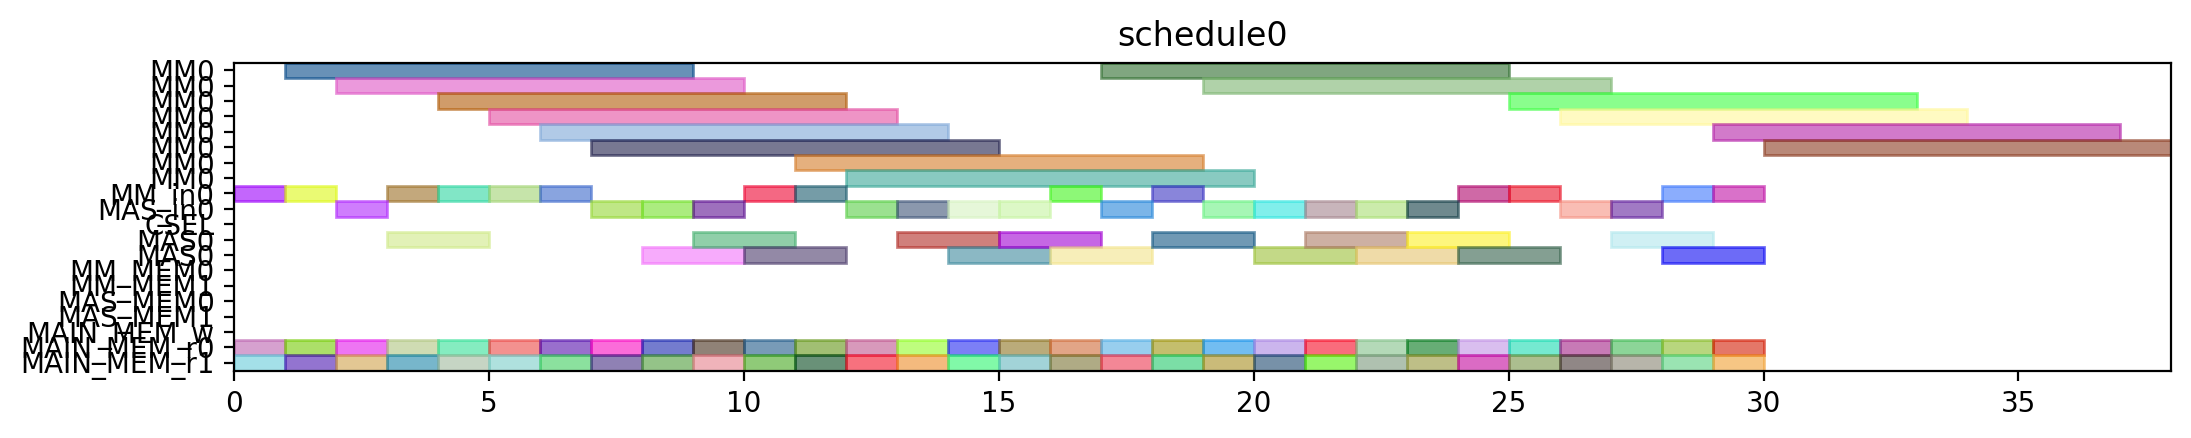

This chart was generated by the following Python code:
from pyschedule import Scenario, solvers, plotters, alt


def solve():
	horizon = 120
	S = Scenario("schedule0", horizon=horizon)

	# resource
	MM = S.Resources('MM', num=1, size=8)
	MM_in = S.Resources('MM_in', num=1)
	MAS_in = S.Resources('MAS_in', num=1)
	CSEL = S.Resource('CSEL')
	MAS = S.Resources('MAS', num=1, size=2, periods=range(1, horizon))
	MM_MEM = S.Resources('MM_MEM', num=2)
	MAS_MEM = S.Resources('MAS_MEM', num=2)
	MAIN_MEM_w = S.Resource('MAIN_MEM_w', size=1)
	MAIN_MEM_r = S.Resources('MAIN_MEM_r', num=2)

	# result of previous scheduling

	# new tasks
	r1_t0 = S.Task('r1_t0', length=8, delay_cost=1)
	r1_t0 += alt(MM)
	r1_t0_in = S.Task('r1_t0_in', length=1, delay_cost=1)
	r1_t0_in += alt(MM_in)
	S += r1_t0_in*MM_in[0]<=r1_t0*MM[0]
	r1_t0_mem0 = S.Task('r1_t0_mem0', length=1, delay_cost=1)
	r1_t0_mem0 += MAIN_MEM_r[0]
	S += r1_t0_mem0 <= r1_t0

	r1_t0_mem1 = S.Task('r1_t0_mem1', length=1, delay_cost=1)
	r1_t0_mem1 += MAIN_MEM_r[1]
	S += r1_t0_mem1 <= r1_t0

	r1_t1 = S.Task('r1_t1', length=8, delay_cost=1)
	r1_t1 += alt(MM)
	r1_t1_in = S.Task('r1_t1_in', length=1, delay_cost=1)
	r1_t1_in += alt(MM_in)
	S += r1_t1_in*MM_in[0]<=r1_t1*MM[0]
	r1_t1_mem0 = S.Task('r1_t1_mem0', length=1, delay_cost=1)
	r1_t1_mem0 += MAIN_MEM_r[0]
	S += r1_t1_mem0 <= r1_t1

	r1_t1_mem1 = S.Task('r1_t1_mem1', length=1, delay_cost=1)
	r1_t1_mem1 += MAIN_MEM_r[1]
	S += r1_t1_mem1 <= r1_t1

	r1_t2 = S.Task('r1_t2', length=2, delay_cost=1)
	r1_t2 += alt(MAS)
	r1_t2_in = S.Task('r1_t2_in', length=1, delay_cost=1)
	r1_t2_in += alt(MAS_in)
	S += r1_t2_in*MAS_in[0]<=r1_t2*MAS[0]

	r1_t2_mem0 = S.Task('r1_t2_mem0', length=1, delay_cost=1)
	r1_t2_mem0 += MAIN_MEM_r[0]
	S += r1_t2_mem0 <= r1_t2

	r1_t2_mem1 = S.Task('r1_t2_mem1', length=1, delay_cost=1)
	r1_t2_mem1 += MAIN_MEM_r[1]
	S += r1_t2_mem1 <= r1_t2

	r1_t3 = S.Task('r1_t3', length=2, delay_cost=1)
	r1_t3 += alt(MAS)
	r1_t3_in = S.Task('r1_t3_in', length=1, delay_cost=1)
	r1_t3_in += alt(MAS_in)
	S += r1_t3_in*MAS_in[0]<=r1_t3*MAS[0]

	r1_t3_mem0 = S.Task('r1_t3_mem0', length=1, delay_cost=1)
	r1_t3_mem0 += MAIN_MEM_r[0]
	S += r1_t3_mem0 <= r1_t3

	r1_t3_mem1 = S.Task('r1_t3_mem1', length=1, delay_cost=1)
	r1_t3_mem1 += MAIN_MEM_r[1]
	S += r1_t3_mem1 <= r1_t3

	r3_t0 = S.Task('r3_t0', length=8, delay_cost=1)
	r3_t0 += alt(MM)
	r3_t0_in = S.Task('r3_t0_in', length=1, delay_cost=1)
	r3_t0_in += alt(MM_in)
	S += r3_t0_in*MM_in[0]<=r3_t0*MM[0]
	r3_t0_mem0 = S.Task('r3_t0_mem0', length=1, delay_cost=1)
	r3_t0_mem0 += MAIN_MEM_r[0]
	S += r3_t0_mem0 <= r3_t0

	r3_t0_mem1 = S.Task('r3_t0_mem1', length=1, delay_cost=1)
	r3_t0_mem1 += MAIN_MEM_r[1]
	S += r3_t0_mem1 <= r3_t0

	r3_t1 = S.Task('r3_t1', length=8, delay_cost=1)
	r3_t1 += alt(MM)
	r3_t1_in = S.Task('r3_t1_in', length=1, delay_cost=1)
	r3_t1_in += alt(MM_in)
	S += r3_t1_in*MM_in[0]<=r3_t1*MM[0]
	r3_t1_mem0 = S.Task('r3_t1_mem0', length=1, delay_cost=1)
	r3_t1_mem0 += MAIN_MEM_r[0]
	S += r3_t1_mem0 <= r3_t1

	r3_t1_mem1 = S.Task('r3_t1_mem1', length=1, delay_cost=1)
	r3_t1_mem1 += MAIN_MEM_r[1]
	S += r3_t1_mem1 <= r3_t1

	r3_t2 = S.Task('r3_t2', length=2, delay_cost=1)
	r3_t2 += alt(MAS)
	r3_t2_in = S.Task('r3_t2_in', length=1, delay_cost=1)
	r3_t2_in += alt(MAS_in)
	S += r3_t2_in*MAS_in[0]<=r3_t2*MAS[0]

	r3_t2_mem0 = S.Task('r3_t2_mem0', length=1, delay_cost=1)
	r3_t2_mem0 += MAIN_MEM_r[0]
	S += r3_t2_mem0 <= r3_t2

	r3_t2_mem1 = S.Task('r3_t2_mem1', length=1, delay_cost=1)
	r3_t2_mem1 += MAIN_MEM_r[1]
	S += r3_t2_mem1 <= r3_t2

	r3_t3 = S.Task('r3_t3', length=2, delay_cost=1)
	r3_t3 += alt(MAS)
	r3_t3_in = S.Task('r3_t3_in', length=1, delay_cost=1)
	r3_t3_in += alt(MAS_in)
	S += r3_t3_in*MAS_in[0]<=r3_t3*MAS[0]

	r3_t3_mem0 = S.Task('r3_t3_mem0', length=1, delay_cost=1)
	r3_t3_mem0 += MAIN_MEM_r[0]
	S += r3_t3_mem0 <= r3_t3

	r3_t3_mem1 = S.Task('r3_t3_mem1', length=1, delay_cost=1)
	r3_t3_mem1 += MAIN_MEM_r[1]
	S += r3_t3_mem1 <= r3_t3

	r4_t0 = S.Task('r4_t0', length=8, delay_cost=1)
	r4_t0 += alt(MM)
	r4_t0_in = S.Task('r4_t0_in', length=1, delay_cost=1)
	r4_t0_in += alt(MM_in)
	S += r4_t0_in*MM_in[0]<=r4_t0*MM[0]
	r4_t0_mem0 = S.Task('r4_t0_mem0', length=1, delay_cost=1)
	r4_t0_mem0 += MAIN_MEM_r[0]
	S += r4_t0_mem0 <= r4_t0

	r4_t0_mem1 = S.Task('r4_t0_mem1', length=1, delay_cost=1)
	r4_t0_mem1 += MAIN_MEM_r[1]
	S += r4_t0_mem1 <= r4_t0

	r4_t1 = S.Task('r4_t1', length=8, delay_cost=1)
	r4_t1 += alt(MM)
	r4_t1_in = S.Task('r4_t1_in', length=1, delay_cost=1)
	r4_t1_in += alt(MM_in)
	S += r4_t1_in*MM_in[0]<=r4_t1*MM[0]
	r4_t1_mem0 = S.Task('r4_t1_mem0', length=1, delay_cost=1)
	r4_t1_mem0 += MAIN_MEM_r[0]
	S += r4_t1_mem0 <= r4_t1

	r4_t1_mem1 = S.Task('r4_t1_mem1', length=1, delay_cost=1)
	r4_t1_mem1 += MAIN_MEM_r[1]
	S += r4_t1_mem1 <= r4_t1

	r4_t2 = S.Task('r4_t2', length=2, delay_cost=1)
	r4_t2 += alt(MAS)
	r4_t2_in = S.Task('r4_t2_in', length=1, delay_cost=1)
	r4_t2_in += alt(MAS_in)
	S += r4_t2_in*MAS_in[0]<=r4_t2*MAS[0]

	r4_t2_mem0 = S.Task('r4_t2_mem0', length=1, delay_cost=1)
	r4_t2_mem0 += MAIN_MEM_r[0]
	S += r4_t2_mem0 <= r4_t2

	r4_t2_mem1 = S.Task('r4_t2_mem1', length=1, delay_cost=1)
	r4_t2_mem1 += MAIN_MEM_r[1]
	S += r4_t2_mem1 <= r4_t2

	r4_t3 = S.Task('r4_t3', length=2, delay_cost=1)
	r4_t3 += alt(MAS)
	r4_t3_in = S.Task('r4_t3_in', length=1, delay_cost=1)
	r4_t3_in += alt(MAS_in)
	S += r4_t3_in*MAS_in[0]<=r4_t3*MAS[0]

	r4_t3_mem0 = S.Task('r4_t3_mem0', length=1, delay_cost=1)
	r4_t3_mem0 += MAIN_MEM_r[0]
	S += r4_t3_mem0 <= r4_t3

	r4_t3_mem1 = S.Task('r4_t3_mem1', length=1, delay_cost=1)
	r4_t3_mem1 += MAIN_MEM_r[1]
	S += r4_t3_mem1 <= r4_t3

	r5_t0 = S.Task('r5_t0', length=8, delay_cost=1)
	r5_t0 += alt(MM)
	r5_t0_in = S.Task('r5_t0_in', length=1, delay_cost=1)
	r5_t0_in += alt(MM_in)
	S += r5_t0_in*MM_in[0]<=r5_t0*MM[0]
	r5_t0_mem0 = S.Task('r5_t0_mem0', length=1, delay_cost=1)
	r5_t0_mem0 += MAIN_MEM_r[0]
	S += r5_t0_mem0 <= r5_t0

	r5_t0_mem1 = S.Task('r5_t0_mem1', length=1, delay_cost=1)
	r5_t0_mem1 += MAIN_MEM_r[1]
	S += r5_t0_mem1 <= r5_t0

	r5_t1 = S.Task('r5_t1', length=8, delay_cost=1)
	r5_t1 += alt(MM)
	r5_t1_in = S.Task('r5_t1_in', length=1, delay_cost=1)
	r5_t1_in += alt(MM_in)
	S += r5_t1_in*MM_in[0]<=r5_t1*MM[0]
	r5_t1_mem0 = S.Task('r5_t1_mem0', length=1, delay_cost=1)
	r5_t1_mem0 += MAIN_MEM_r[0]
	S += r5_t1_mem0 <= r5_t1

	r5_t1_mem1 = S.Task('r5_t1_mem1', length=1, delay_cost=1)
	r5_t1_mem1 += MAIN_MEM_r[1]
	S += r5_t1_mem1 <= r5_t1

	r5_t2 = S.Task('r5_t2', length=2, delay_cost=1)
	r5_t2 += alt(MAS)
	r5_t2_in = S.Task('r5_t2_in', length=1, delay_cost=1)
	r5_t2_in += alt(MAS_in)
	S += r5_t2_in*MAS_in[0]<=r5_t2*MAS[0]

	r5_t2_mem0 = S.Task('r5_t2_mem0', length=1, delay_cost=1)
	r5_t2_mem0 += MAIN_MEM_r[0]
	S += r5_t2_mem0 <= r5_t2

	r5_t2_mem1 = S.Task('r5_t2_mem1', length=1, delay_cost=1)
	r5_t2_mem1 += MAIN_MEM_r[1]
	S += r5_t2_mem1 <= r5_t2

	r5_t3 = S.Task('r5_t3', length=2, delay_cost=1)
	r5_t3 += alt(MAS)
	r5_t3_in = S.Task('r5_t3_in', length=1, delay_cost=1)
	r5_t3_in += alt(MAS_in)
	S += r5_t3_in*MAS_in[0]<=r5_t3*MAS[0]

	r5_t3_mem0 = S.Task('r5_t3_mem0', length=1, delay_cost=1)
	r5_t3_mem0 += MAIN_MEM_r[0]
	S += r5_t3_mem0 <= r5_t3

	r5_t3_mem1 = S.Task('r5_t3_mem1', length=1, delay_cost=1)
	r5_t3_mem1 += MAIN_MEM_r[1]
	S += r5_t3_mem1 <= r5_t3

	r6_t0 = S.Task('r6_t0', length=8, delay_cost=1)
	r6_t0 += alt(MM)
	r6_t0_in = S.Task('r6_t0_in', length=1, delay_cost=1)
	r6_t0_in += alt(MM_in)
	S += r6_t0_in*MM_in[0]<=r6_t0*MM[0]
	r6_t0_mem0 = S.Task('r6_t0_mem0', length=1, delay_cost=1)
	r6_t0_mem0 += MAIN_MEM_r[0]
	S += r6_t0_mem0 <= r6_t0

	r6_t0_mem1 = S.Task('r6_t0_mem1', length=1, delay_cost=1)
	r6_t0_mem1 += MAIN_MEM_r[1]
	S += r6_t0_mem1 <= r6_t0

	r6_t1 = S.Task('r6_t1', length=8, delay_cost=1)
	r6_t1 += alt(MM)
	r6_t1_in = S.Task('r6_t1_in', length=1, delay_cost=1)
	r6_t1_in += alt(MM_in)
	S += r6_t1_in*MM_in[0]<=r6_t1*MM[0]
	r6_t1_mem0 = S.Task('r6_t1_mem0', length=1, delay_cost=1)
	r6_t1_mem0 += MAIN_MEM_r[0]
	S += r6_t1_mem0 <= r6_t1

	r6_t1_mem1 = S.Task('r6_t1_mem1', length=1, delay_cost=1)
	r6_t1_mem1 += MAIN_MEM_r[1]
	S += r6_t1_mem1 <= r6_t1

	r6_t2 = S.Task('r6_t2', length=2, delay_cost=1)
	r6_t2 += alt(MAS)
	r6_t2_in = S.Task('r6_t2_in', length=1, delay_cost=1)
	r6_t2_in += alt(MAS_in)
	S += r6_t2_in*MAS_in[0]<=r6_t2*MAS[0]

	r6_t2_mem0 = S.Task('r6_t2_mem0', length=1, delay_cost=1)
	r6_t2_mem0 += MAIN_MEM_r[0]
	S += r6_t2_mem0 <= r6_t2

	r6_t2_mem1 = S.Task('r6_t2_mem1', length=1, delay_cost=1)
	r6_t2_mem1 += MAIN_MEM_r[1]
	S += r6_t2_mem1 <= r6_t2

	r6_t3 = S.Task('r6_t3', length=2, delay_cost=1)
	r6_t3 += alt(MAS)
	r6_t3_in = S.Task('r6_t3_in', length=1, delay_cost=1)
	r6_t3_in += alt(MAS_in)
	S += r6_t3_in*MAS_in[0]<=r6_t3*MAS[0]

	r6_t3_mem0 = S.Task('r6_t3_mem0', length=1, delay_cost=1)
	r6_t3_mem0 += MAIN_MEM_r[0]
	S += r6_t3_mem0 <= r6_t3

	r6_t3_mem1 = S.Task('r6_t3_mem1', length=1, delay_cost=1)
	r6_t3_mem1 += MAIN_MEM_r[1]
	S += r6_t3_mem1 <= r6_t3

	r9_t2 = S.Task('r9_t2', length=2, delay_cost=1)
	r9_t2 += alt(MAS)
	r9_t2_in = S.Task('r9_t2_in', length=1, delay_cost=1)
	r9_t2_in += alt(MAS_in)
	S += r9_t2_in*MAS_in[0]<=r9_t2*MAS[0]

	r9_t2_mem0 = S.Task('r9_t2_mem0', length=1, delay_cost=1)
	r9_t2_mem0 += MAIN_MEM_r[0]
	S += r9_t2_mem0 <= r9_t2

	r9_t2_mem1 = S.Task('r9_t2_mem1', length=1, delay_cost=1)
	r9_t2_mem1 += MAIN_MEM_r[1]
	S += r9_t2_mem1 <= r9_t2

	r12_t0 = S.Task('r12_t0', length=8, delay_cost=1)
	r12_t0 += alt(MM)
	r12_t0_in = S.Task('r12_t0_in', length=1, delay_cost=1)
	r12_t0_in += alt(MM_in)
	S += r12_t0_in*MM_in[0]<=r12_t0*MM[0]
	r12_t0_mem0 = S.Task('r12_t0_mem0', length=1, delay_cost=1)
	r12_t0_mem0 += MAIN_MEM_r[0]
	S += r12_t0_mem0 <= r12_t0

	r12_t0_mem1 = S.Task('r12_t0_mem1', length=1, delay_cost=1)
	r12_t0_mem1 += MAIN_MEM_r[1]
	S += r12_t0_mem1 <= r12_t0

	r12_t1 = S.Task('r12_t1', length=8, delay_cost=1)
	r12_t1 += alt(MM)
	r12_t1_in = S.Task('r12_t1_in', length=1, delay_cost=1)
	r12_t1_in += alt(MM_in)
	S += r12_t1_in*MM_in[0]<=r12_t1*MM[0]
	r12_t1_mem0 = S.Task('r12_t1_mem0', length=1, delay_cost=1)
	r12_t1_mem0 += MAIN_MEM_r[0]
	S += r12_t1_mem0 <= r12_t1

	r12_t1_mem1 = S.Task('r12_t1_mem1', length=1, delay_cost=1)
	r12_t1_mem1 += MAIN_MEM_r[1]
	S += r12_t1_mem1 <= r12_t1

	r12_t2 = S.Task('r12_t2', length=2, delay_cost=1)
	r12_t2 += alt(MAS)
	r12_t2_in = S.Task('r12_t2_in', length=1, delay_cost=1)
	r12_t2_in += alt(MAS_in)
	S += r12_t2_in*MAS_in[0]<=r12_t2*MAS[0]

	r12_t2_mem0 = S.Task('r12_t2_mem0', length=1, delay_cost=1)
	r12_t2_mem0 += MAIN_MEM_r[0]
	S += r12_t2_mem0 <= r12_t2

	r12_t2_mem1 = S.Task('r12_t2_mem1', length=1, delay_cost=1)
	r12_t2_mem1 += MAIN_MEM_r[1]
	S += r12_t2_mem1 <= r12_t2

	r12_t3 = S.Task('r12_t3', length=2, delay_cost=1)
	r12_t3 += alt(MAS)
	r12_t3_in = S.Task('r12_t3_in', length=1, delay_cost=1)
	r12_t3_in += alt(MAS_in)
	S += r12_t3_in*MAS_in[0]<=r12_t3*MAS[0]

	r12_t3_mem0 = S.Task('r12_t3_mem0', length=1, delay_cost=1)
	r12_t3_mem0 += MAIN_MEM_r[0]
	S += r12_t3_mem0 <= r12_t3

	r12_t3_mem1 = S.Task('r12_t3_mem1', length=1, delay_cost=1)
	r12_t3_mem1 += MAIN_MEM_r[1]
	S += r12_t3_mem1 <= r12_t3

	r13_t0 = S.Task('r13_t0', length=8, delay_cost=1)
	r13_t0 += alt(MM)
	r13_t0_in = S.Task('r13_t0_in', length=1, delay_cost=1)
	r13_t0_in += alt(MM_in)
	S += r13_t0_in*MM_in[0]<=r13_t0*MM[0]
	r13_t0_mem0 = S.Task('r13_t0_mem0', length=1, delay_cost=1)
	r13_t0_mem0 += MAIN_MEM_r[0]
	S += r13_t0_mem0 <= r13_t0

	r13_t0_mem1 = S.Task('r13_t0_mem1', length=1, delay_cost=1)
	r13_t0_mem1 += MAIN_MEM_r[1]
	S += r13_t0_mem1 <= r13_t0

	r13_t1 = S.Task('r13_t1', length=8, delay_cost=1)
	r13_t1 += alt(MM)
	r13_t1_in = S.Task('r13_t1_in', length=1, delay_cost=1)
	r13_t1_in += alt(MM_in)
	S += r13_t1_in*MM_in[0]<=r13_t1*MM[0]
	r13_t1_mem0 = S.Task('r13_t1_mem0', length=1, delay_cost=1)
	r13_t1_mem0 += MAIN_MEM_r[0]
	S += r13_t1_mem0 <= r13_t1

	r13_t1_mem1 = S.Task('r13_t1_mem1', length=1, delay_cost=1)
	r13_t1_mem1 += MAIN_MEM_r[1]
	S += r13_t1_mem1 <= r13_t1

	r13_t2 = S.Task('r13_t2', length=2, delay_cost=1)
	r13_t2 += alt(MAS)
	r13_t2_in = S.Task('r13_t2_in', length=1, delay_cost=1)
	r13_t2_in += alt(MAS_in)
	S += r13_t2_in*MAS_in[0]<=r13_t2*MAS[0]

	r13_t2_mem0 = S.Task('r13_t2_mem0', length=1, delay_cost=1)
	r13_t2_mem0 += MAIN_MEM_r[0]
	S += r13_t2_mem0 <= r13_t2

	r13_t2_mem1 = S.Task('r13_t2_mem1', length=1, delay_cost=1)
	r13_t2_mem1 += MAIN_MEM_r[1]
	S += r13_t2_mem1 <= r13_t2

	r13_t3 = S.Task('r13_t3', length=2, delay_cost=1)
	r13_t3 += alt(MAS)
	r13_t3_in = S.Task('r13_t3_in', length=1, delay_cost=1)
	r13_t3_in += alt(MAS_in)
	S += r13_t3_in*MAS_in[0]<=r13_t3*MAS[0]

	r13_t3_mem0 = S.Task('r13_t3_mem0', length=1, delay_cost=1)
	r13_t3_mem0 += MAIN_MEM_r[0]
	S += r13_t3_mem0 <= r13_t3

	r13_t3_mem1 = S.Task('r13_t3_mem1', length=1, delay_cost=1)
	r13_t3_mem1 += MAIN_MEM_r[1]
	S += r13_t3_mem1 <= r13_t3

	r16_t3 = S.Task('r16_t3', length=2, delay_cost=1)
	r16_t3 += alt(MAS)
	r16_t3_in = S.Task('r16_t3_in', length=1, delay_cost=1)
	r16_t3_in += alt(MAS_in)
	S += r16_t3_in*MAS_in[0]<=r16_t3*MAS[0]

	r16_t3_mem0 = S.Task('r16_t3_mem0', length=1, delay_cost=1)
	r16_t3_mem0 += MAIN_MEM_r[0]
	S += r16_t3_mem0 <= r16_t3

	r16_t3_mem1 = S.Task('r16_t3_mem1', length=1, delay_cost=1)
	r16_t3_mem1 += MAIN_MEM_r[1]
	S += r16_t3_mem1 <= r16_t3

	solvers.mip.solve(S,msg=1,kind='CPLEX',ratio_gap=1.01)

	solution = [['hoge']*len(S.solution()[1]) for i in range(len(S.solution()))]
	for i in range(len(S.solution())):
		for j in range(len(S.solution()[i])):
			solution[i][j]=str(S.solution()[i][j])
	print(solution)

	cycles = int(solution[-1][3])

	pic_file_name = "/mnt/rose/usr1/fukuda/ABE/multiRAM_multiMAS_16mux/scheduling_result/stage8MM1_stage2MAS1/EP2_YRECOVER/schedule0.png"
	if(S.solution() != []):
		plotters.matplotlib.plot(S,img_filename=pic_file_name, show_task_labels=False, fig_size=(cycles*0.25+3, 2))

	return solution
